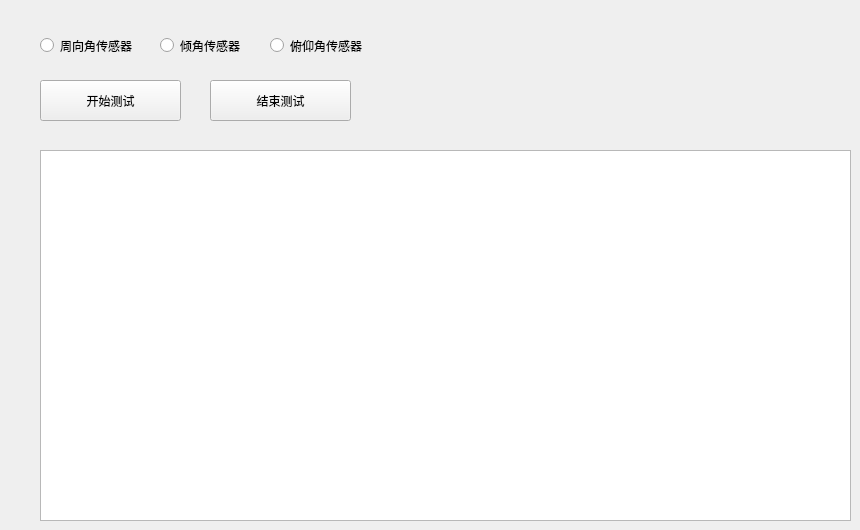
         <widget class="QWidget" name="page_5">
          <widget class="QRadioButton" name="radioButton">
           <property name="geometry">
            <rect>
             <x>40</x>
             <y>30</y>
             <width>111</width>
             <height>31</height>
            </rect>
           </property>
           <property name="text">
            <string>周向角传感器</string>
           </property>
          </widget>
          <widget class="QRadioButton" name="radioButton_2">
           <property name="geometry">
            <rect>
             <x>160</x>
             <y>30</y>
             <width>111</width>
             <height>31</height>
            </rect>
           </property>
           <property name="text">
            <string>倾角传感器</string>
           </property>
          </widget>
          <widget class="QRadioButton" name="radioButton_3">
           <property name="geometry">
            <rect>
             <x>270</x>
             <y>30</y>
             <width>111</width>
             <height>31</height>
            </rect>
           </property>
           <property name="text">
            <string>俯仰角传感器</string>
           </property>
          </widget>
          <widget class="QPushButton" name="pushButton_4">
           <property name="geometry">
            <rect>
             <x>40</x>
             <y>80</y>
             <width>141</width>
             <height>41</height>
            </rect>
           </property>
           <property name="text">
            <string>开始测试</string>
           </property>
          </widget>
          <widget class="QPushButton" name="pushButton_5">
           <property name="geometry">
            <rect>
             <x>210</x>
             <y>80</y>
             <width>141</width>
             <height>41</height>
            </rect>
           </property>
           <property name="text">
            <string>结束测试</string>
           </property>
          </widget>
          <widget class="QGraphicsView" name="graphicsView_2">
           <property name="geometry">
            <rect>
             <x>40</x>
             <y>150</y>
             <width>811</width>
             <height>371</height>
            </rect>
           </property>
          </widget>
         </widget>
